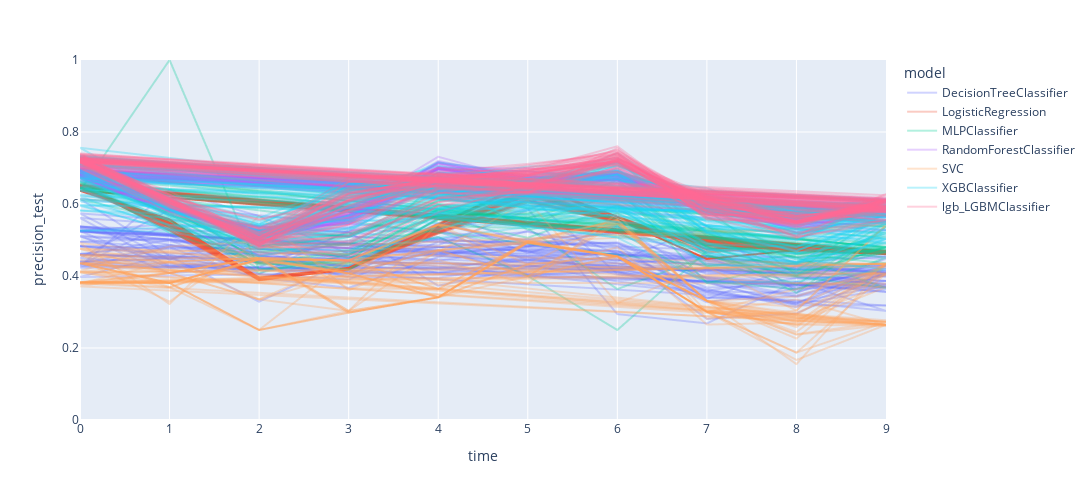

Notebook source saved alongside this figure:
### Markdown cell above
### Best model last Fold

### Code cell
from PIL import ImageColor
import plotly
fig = outputs_metrics.plot(kind='line',x='time',y='precision_test',color='model', width=1300, height=500,labels={'metric':'precision'})

for d in fig.data:
#    d.marker.size = 10
    d.line.color = 'rgba('+str(ImageColor.getcolor(d.line.color, "RGB"))[1:-1]+",0.3"+')'

    #'rgba(100,0,255,'+'0.1'+')'
fig.update_layout({"yaxis"+str(i+1): dict(range = [0, 1]) for i in range(7)})
plotly.offline.plot(fig, filename='fig_precision_times.html')
fig

### Figure 1 — Plotly figure (JSON) as saved in the notebook; plotly's stock layout.template omitted (floating-point values rounded to 4 significant figures; data arrays with more than 128 entries replaced by an {"elided": "..."} marker saying what was removed)
{"data": [{"hovertemplate": "model=DecisionTreeClassifier<br>time=%{x}<br>precision_test=%{y}<extra></extra>", "legendgroup": "DecisionTreeClassifier", "line": {"color": "rgba(99, 110, 250,0.3)", "dash": "solid"}, "mode": "lines", "name": "DecisionTreeClassifier", "showlegend": true, "type": "scattergl", "x": {"elided": "270 int values"}, "xaxis": "x", "y": {"elided": "270 float values"}, "yaxis": "y"}, {"hovertemplate": "model=LogisticRegression<br>time=%{x}<br>precision_test=%{y}<extra></extra>", "legendgroup": "LogisticRegression", "line": {"color": "rgba(239, 85, 59,0.3)", "dash": "solid"}, "mode": "lines", "name": "LogisticRegression", "showlegend": true, "type": "scattergl", "x": {"elided": "500 int values"}, "xaxis": "x", "y": {"elided": "500 float values"}, "yaxis": "y"}, {"hovertemplate": "model=MLPClassifier<br>time=%{x}<br>precision_test=%{y}<extra></extra>", "legendgroup": "MLPClassifier", "line": {"color": "rgba(0, 204, 150,0.3)", "dash": "solid"}, "mode": "lines", "name": "MLPClassifier", "showlegend": true, "type": "scattergl", "x": {"elided": "210 int values"}, "xaxis": "x", "y": {"elided": "210 float values"}, "yaxis": "y"}, {"hovertemplate": "model=RandomForestClassifier<br>time=%{x}<br>precision_test=%{y}<extra></extra>", "legendgroup": "RandomForestClassifier", "line": {"color": "rgba(171, 99, 250,0.3)", "dash": "solid"}, "mode": "lines", "name": "RandomForestClassifier", "showlegend": true, "type": "scattergl", "x": {"elided": "500 int values"}, "xaxis": "x", "y": {"elided": "500 float values"}, "yaxis": "y"}, {"hovertemplate": "model=SVC<br>time=%{x}<br>precision_test=%{y}<extra></extra>", "legendgroup": "SVC", "line": {"color": "rgba(255, 161, 90,0.3)", "dash": "solid"}, "mode": "lines", "name": "SVC", "showlegend": true, "type": "scattergl", "x": {"elided": "260 int values"}, "xaxis": "x", "y": {"elided": "260 float values"}, "yaxis": "y"}, {"hovertemplate": "model=XGBClassifier<br>time=%{x}<br>precision_test=%{y}<extra></extra>", "legendgroup": "XGBClassifier", "line": {"color": "rgba(25, 211, 243,0.3)", "dash": "solid"}, "mode": "lines", "name": "XGBClassifier", "showlegend": true, "type": "scattergl", "x": {"elided": "440 int values"}, "xaxis": "x", "y": {"elided": "440 float values"}, "yaxis": "y"}, {"hovertemplate": "model=lgb_LGBMClassifier<br>time=%{x}<br>precision_test=%{y}<extra></extra>", "legendgroup": "lgb_LGBMClassifier", "line": {"color": "rgba(255, 102, 146,0.3)", "dash": "solid"}, "mode": "lines", "name": "lgb_LGBMClassifier", "showlegend": true, "type": "scattergl", "x": {"elided": "440 int values"}, "xaxis": "x", "y": {"elided": "440 float values"}, "yaxis": "y"}], "layout": {"height": 500, "legend": {"title": {"text": "model"}, "tracegroupgap": 0}, "margin": {"t": 60}, "width": 1300, "xaxis": {"anchor": "y", "domain": [0, 1], "title": {"text": "time"}}, "yaxis": {"anchor": "x", "domain": [0, 1], "range": [0, 1], "title": {"text": "precision_test"}}, "yaxis2": {"range": [0, 1]}, "yaxis3": {"range": [0, 1]}, "yaxis4": {"range": [0, 1]}, "yaxis5": {"range": [0, 1]}, "yaxis6": {"range": [0, 1]}, "yaxis7": {"range": [0, 1]}}}
